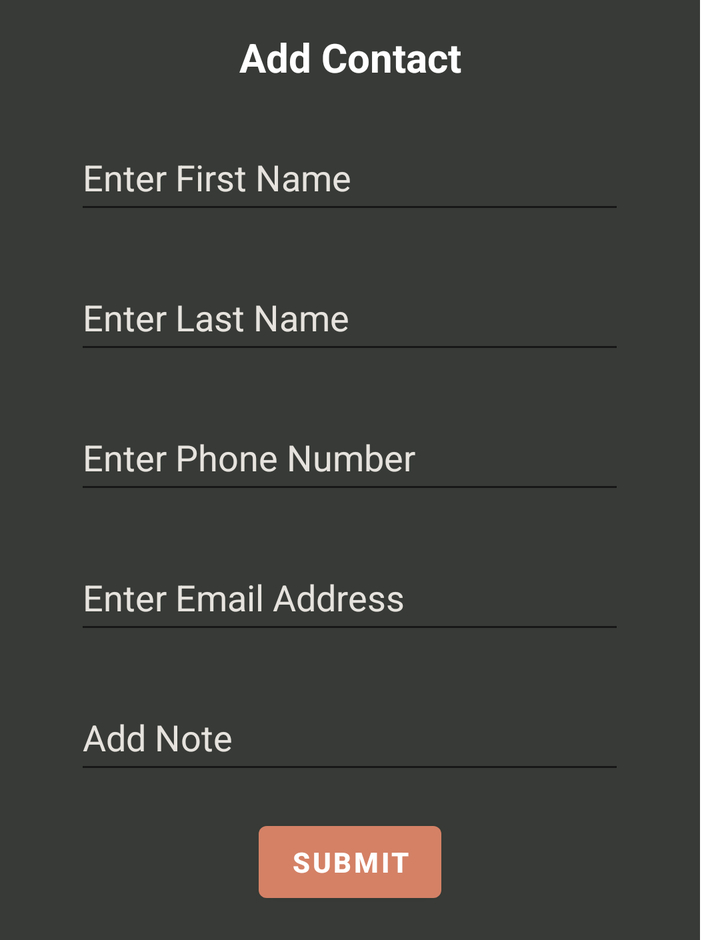
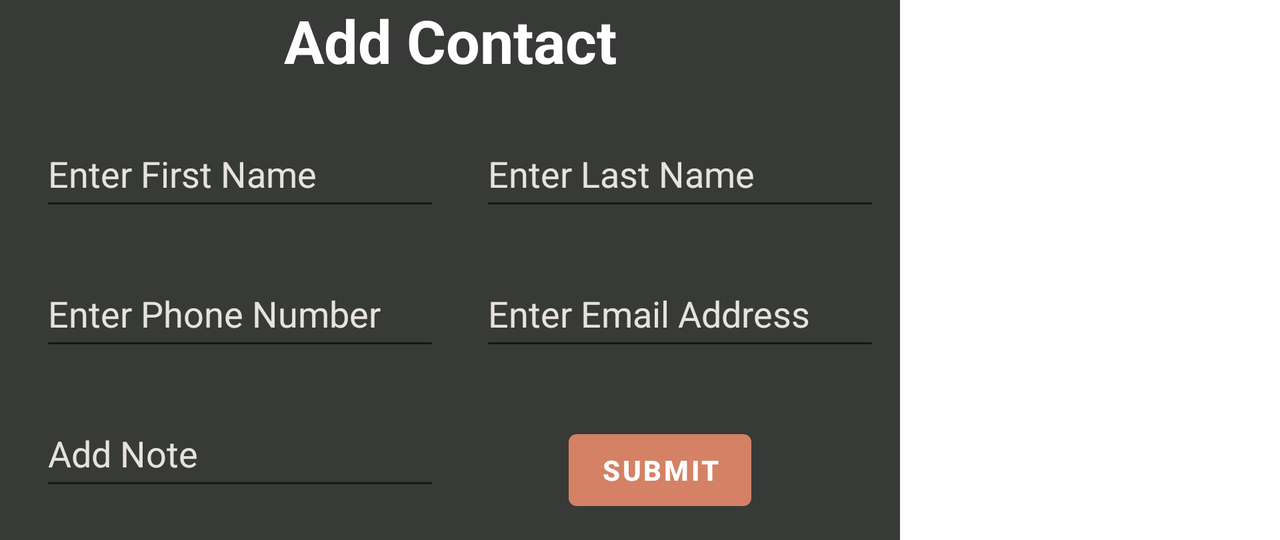

First picture: res/layout/ on a phone held upright. Second picture: the repository's own variant of that layout, on a device whose configuration matches the variant's folder. Source for both follows.
<!-- AndroidManifest.xml: application theme Theme.AK_LG_SA_FinalProject -->
<!-- res/layout/add_alert_dialog.xml -->
<?xml version="1.0" encoding="utf-8"?>
<LinearLayout xmlns:android="http://schemas.android.com/apk/res/android"
        android:layout_width="350dp"
        android:layout_height="wrap_content"
        android:background="@color/dark_gray"
        android:orientation="vertical">

    <TextView
            android:layout_width="match_parent"
            android:layout_height="wrap_content"
            android:gravity="center"
            android:text="@string/add_contact"
            android:layout_marginTop="15dp"
            style="@style/LabelStyle"/>

    <EditText
            android:id="@+id/editFName"
            android:layout_width="275dp"
            android:layout_height="50dp"
            android:layout_gravity="center"
            android:layout_marginTop="20dp"
            style="@style/TextColor"
            android:textColorHint="@color/light_cream"
            android:hint="@string/enter_first_name"
            android:inputType="text" />

    <EditText
            android:id="@+id/editLName"
            android:layout_width="275dp"
            android:layout_height="50dp"
            android:layout_gravity="center"
            android:layout_marginTop="20dp"
            style="@style/TextColor"
            android:hint="@string/enter_last_name"
            android:textColorHint="@color/light_cream"
            android:inputType="text" />

    <EditText
            android:id="@+id/editPhone"
            android:layout_width="275dp"
            android:layout_height="50dp"
            android:layout_gravity="center"
            android:layout_marginTop="20dp"
            android:hint="@string/enter_phone_number"
            style="@style/TextColor"
            android:textColorHint="@color/light_cream"
            android:inputType="number" />

    <EditText
            android:id="@+id/editeEmail"
            android:layout_width="275dp"
            android:layout_height="50dp"
            android:layout_gravity="center"
            android:layout_marginTop="20dp"
            android:textColorHint="@color/light_cream"
            android:hint="@string/enter_email_address"
            style="@style/TextColor"
            android:inputType="text" />

    <EditText
            android:id="@+id/editNote"
            android:layout_width="275dp"
            android:layout_height="50dp"
            android:layout_gravity="center"
            android:layout_marginTop="20dp"
            android:textColorHint="@color/light_cream"
            android:hint="@string/add_note"
            style="@style/TextColor"
            android:inputType="textMultiLine" />

    <Button
            android:id="@+id/buttonaddUpdate"
            android:layout_width="wrap_content"
            android:layout_height="wrap_content"
            android:layout_gravity="center"
            android:layout_marginTop="15dp"
            android:text="@string/submit"
            android:layout_marginBottom="15dp"
            style="@style/TextColor"
            android:textStyle="bold" />

</LinearLayout>
<!-- resources referenced by this layout -->
<resources>
  <color name="dark_gray">#373A36</color>
  <color name="light_cream">#E6E2DD</color>
  <string name="add_contact">Add Contact</string>
  <string name="add_note">Add Note</string>
  <string name="enter_email_address">Enter Email Address</string>
  <string name="enter_first_name">Enter First Name</string>
  <string name="enter_last_name">Enter Last Name</string>
  <string name="enter_phone_number">Enter Phone Number</string>
  <string name="submit">Submit</string>
  <style name="LabelStyle" parent="@style/TextColor">
          <item name="android:textSize">20sp</item>
          <item name="android:textStyle">bold</item>
      </style>
  <style name="TextColor">
          <item name="android:textColor">@color/white</item>
      </style>
  <style name="Theme.AK_LG_SA_FinalProject" parent="Theme.MaterialComponents.DayNight.DarkActionBar">
          
          <item name="colorPrimary">@color/faded_orange</item>
          <item name="colorPrimaryVariant">@color/dark_gray</item>
          <item name="colorOnPrimary">@color/black</item>
          
          <item name="colorSecondary">@color/faded_orange</item>
          <item name="colorSecondaryVariant">@color/light_cream</item>
          <item name="colorOnSecondary">@color/white</item>
          
          <item name="android:statusBarColor" tools:targetApi="l">?attr/colorPrimaryVariant</item>
          
      </style>
  <color name="white">#FFFFFFFF</color>
  <color name="faded_orange">#D48166</color>
  <color name="black">#FF000000</color>
</resources>
<!-- res/layout-land/add_alert_dialog.xml (the repository's variant of the layout above) -->
<!-- drawn on the phone turned sideways -->
<?xml version="1.0" encoding="utf-8"?>
<TableLayout xmlns:android="http://schemas.android.com/apk/res/android"
        android:layout_width="450dp"
        android:layout_height="wrap_content"
        android:background="@color/dark_gray"
        android:orientation="vertical">

    <TextView
            android:layout_width="match_parent"
            android:layout_height="wrap_content"
            android:gravity="center"
            android:text="@string/add_contact"
            style="@style/TextColor"
            android:textSize="30sp"
            android:textStyle="bold" />

    <TableRow>

        <EditText
                android:id="@+id/editFName"
                android:layout_width="200dp"
                android:layout_height="50dp"
                android:layout_marginLeft="20dp"
                android:layout_marginTop="20dp"
                android:textColorHint="@color/light_cream"
                android:hint="@string/enter_first_name"
                android:inputType="text" />

        <EditText
                android:id="@+id/editLName"
                android:layout_width="200dp"
                android:layout_height="50dp"
                android:layout_marginLeft="20dp"
                android:layout_marginTop="20dp"
                android:textColorHint="@color/light_cream"
                android:hint="@string/enter_last_name"
                android:inputType="text" />

    </TableRow>


    <TableRow>

        <EditText
                android:id="@+id/editPhone"
                android:layout_width="200dp"
                android:layout_height="50dp"
                android:layout_marginLeft="20dp"
                android:layout_marginTop="20dp"
                android:textColorHint="@color/light_cream"
                android:hint="@string/enter_phone_number"
                android:inputType="number" />

        <EditText
                android:id="@+id/editeEmail"
                android:layout_width="200dp"
                android:layout_height="50dp"
                android:layout_marginLeft="20dp"
                android:layout_marginTop="20dp"
                android:textColorHint="@color/light_cream"
                android:hint="@string/enter_email_address"
                android:inputType="text" />

    </TableRow>

    <TableRow>

        <EditText
                android:id="@+id/editNote"
                android:layout_width="200dp"
                android:layout_height="50dp"
                android:layout_marginLeft="20dp"
                android:layout_marginTop="20dp"
                android:layout_marginBottom="20dp"
                android:textColorHint="@color/light_cream"
                android:hint="@string/add_note"
                android:inputType="textMultiLine" />

        <Button
                android:id="@+id/buttonaddUpdate"
                android:layout_width="wrap_content"
                android:layout_height="wrap_content"
                android:layout_gravity="center"
                android:layout_marginTop="10dp"
                android:text="@string/submit"
                style="@style/TextColor"
                android:textStyle="bold" />

    </TableRow>


</TableLayout>
<!-- resources referenced by the variant -->
<!-- as the phone turned sideways resolves them -->
<resources>
  <color name="dark_gray">#373A36</color>
  <color name="light_cream">#E6E2DD</color>
  <string name="add_contact">Add Contact</string>
  <string name="add_note">Add Note</string>
  <string name="enter_email_address">Enter Email Address</string>
  <string name="enter_first_name">Enter First Name</string>
  <string name="enter_last_name">Enter Last Name</string>
  <string name="enter_phone_number">Enter Phone Number</string>
  <string name="submit">Submit</string>
  <style name="TextColor">
          <item name="android:textColor">@color/white</item>
      </style>
  <style name="Theme.AK_LG_SA_FinalProject" parent="Theme.MaterialComponents.DayNight.DarkActionBar">
          
          <item name="colorPrimary">@color/faded_orange</item>
          <item name="colorPrimaryVariant">@color/dark_gray</item>
          <item name="colorOnPrimary">@color/black</item>
          
          <item name="colorSecondary">@color/faded_orange</item>
          <item name="colorSecondaryVariant">@color/light_cream</item>
          <item name="colorOnSecondary">@color/white</item>
          
          <item name="android:statusBarColor" tools:targetApi="l">?attr/colorPrimaryVariant</item>
          
      </style>
  <color name="white">#FFFFFFFF</color>
  <color name="faded_orange">#D48166</color>
  <color name="black">#FF000000</color>
</resources>
